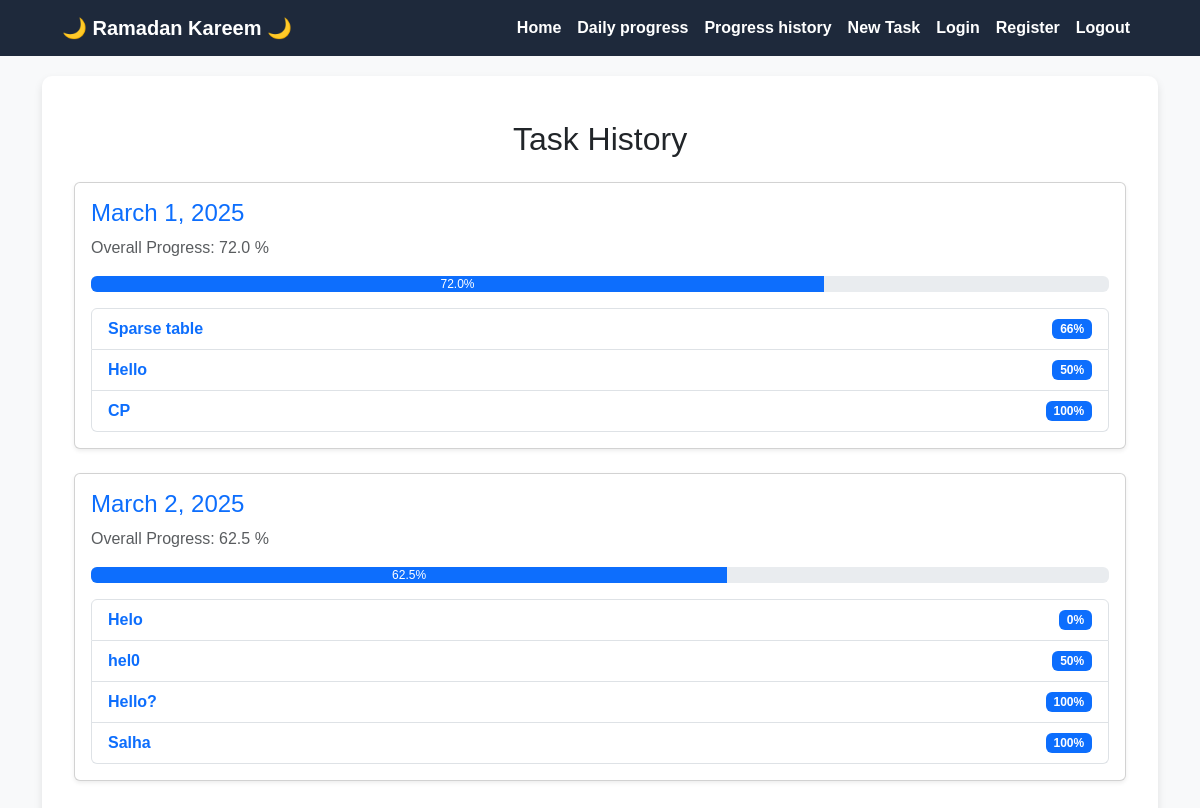
/progress_overview/ (signed in), run on an earlier commit of the app's database.
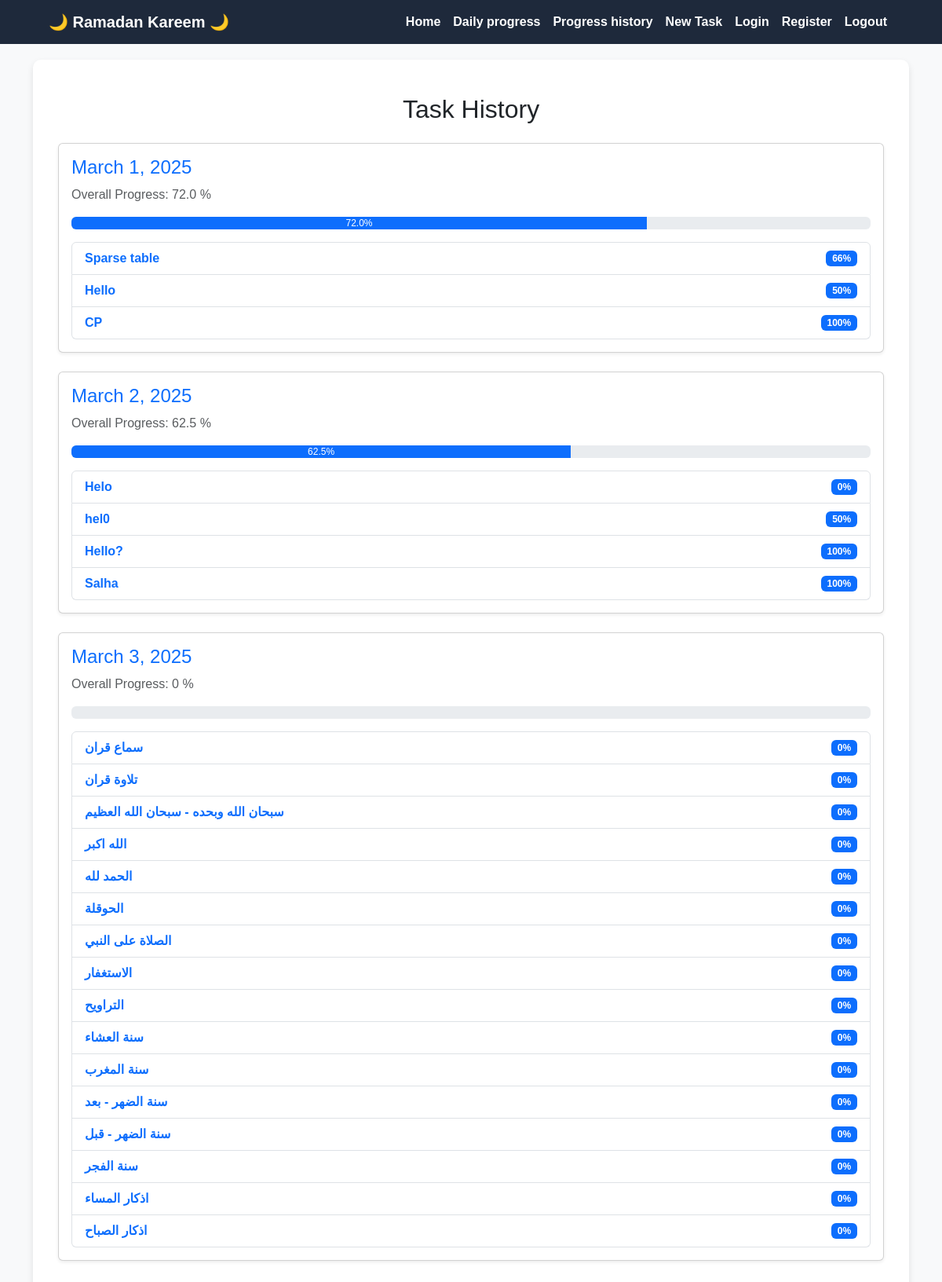
And on a later commit of the database.
### tasks/models.py (models this page shows, shortened)
class Task(models.Model):
    user = models.ForeignKey(
        'auth.User',
        on_delete=models.CASCADE,
    )
    title = models.CharField(
        max_length=100,
    )
    goal = models.IntegerField(
        default=1,
        validators=[MinValueValidator(1)]
    )
    created_at = models.DateTimeField(
        auto_now_add=True,
    )
    description = models.TextField(
        blank=True,
        null=True,
    )
    current_achieved = models.IntegerField(
        default=0,
        validators=[MinValueValidator(0)]
    )
    progress = models.IntegerField(
        default = 0,
    )
    class Meta:
        ordering = ['-created_at']

### tasks/views.py (the view)
# urls.py: path('progress_overview/', progress_overview, name='progress_overview'),
@login_required(login_url='/login')
def progress_overview(request):
    user = request.user
    task_dates = Task.objects.filter(user=user).dates('created_at', 'day')
    progress_by_day = []
    for date in task_dates:
        tasks_on_day = Task.objects.filter(user=user, created_at__date=date)
        avg_progress = tasks_on_day.aggregate(avg_progress=Avg('progress'))['avg_progress'] or 0
        progress_by_day.append({
            'date': date,
            'tasks': tasks_on_day,
            'avg_progress': round(avg_progress, 2),
        })
    context = {
        'progress_by_day': progress_by_day,
    }
    return render(request, 'progress_overview.html', context)

### templates/progress_overview.html
{% extends "base.html" %}
{% block content %}
<div class="container mt-4">
    <h2 class="text-center mb-4">Task History</h2>
    {% for day in progress_by_day %}
        <div class="card shadow-sm mb-4">
            <div class="card-body">
                <h4 class="card-title text-primary">{{ day.date }}</h4>
                <p class="text-muted">Overall Progress: {{day.avg_progress}} %</p>
                <div class="progress mb-3">
                    <div class="progress-bar" role="progressbar"
                        style="width: {{ day.avg_progress }}%;"
                        aria-valuenow="{{ day.avg_progress }}"
                        aria-valuemin="0" aria-valuemax="100">
                        {{ day.avg_progress }}%
                    </div>
                </div>
                <ul class="list-group">
                    {% for task in day.tasks %}
                        <li class="list-group-item d-flex justify-content-between align-items-center">
                            <strong> <a href="{% url 'task_details' task.id %} " style='text-decoration: none'> {{ task.title }} </a> </strong>
                            <span class="badge bg-primary">{{ task.progress }}%</span>
                        </li>
                    {% endfor %}
                </ul>
            </div>
        </div>
    {% empty %}
        <p class="text-center text-muted">No task history available.</p>
    {% endfor %}
</div>
{% endblock %}

What changed in the data, as far as the page shows it:
added Task: title "سماع قران", progress "0", shown under "March 3, 2025"
added Task: title "تلاوة قران", progress "0", shown under "March 3, 2025"
added Task: title "سبحان الله وبحده - سبحان الله العظيم", progress "0", shown under "March 3, 2025"
added Task: title "الله اكبر", progress "0", shown under "March 3, 2025"
added Task: title "الحمد لله", progress "0", shown under "March 3, 2025"
added Task: title "الحوقلة", progress "0", shown under "March 3, 2025"
added Task: title "الصلاة على النبي", progress "0", shown under "March 3, 2025"
added Task: title "الاستغفار", progress "0", shown under "March 3, 2025"
added Task: title "التراويح", progress "0", shown under "March 3, 2025"
added Task: title "سنة العشاء", progress "0", shown under "March 3, 2025"
added Task: title "سنة المغرب", progress "0", shown under "March 3, 2025"
added Task: title "سنة الضهر - بعد", progress "0", shown under "March 3, 2025"
added Task: title "سنة الضهر - قبل", progress "0", shown under "March 3, 2025"
added Task: title "سنة الفجر", progress "0", shown under "March 3, 2025"
added Task: title "اذكار المساء", progress "0", shown under "March 3, 2025"
added Task: title "اذكار الصباح", progress "0", shown under "March 3, 2025"
Also different on the page:
new list line: "March 3, 2025 Overall Progress: 0 %"
